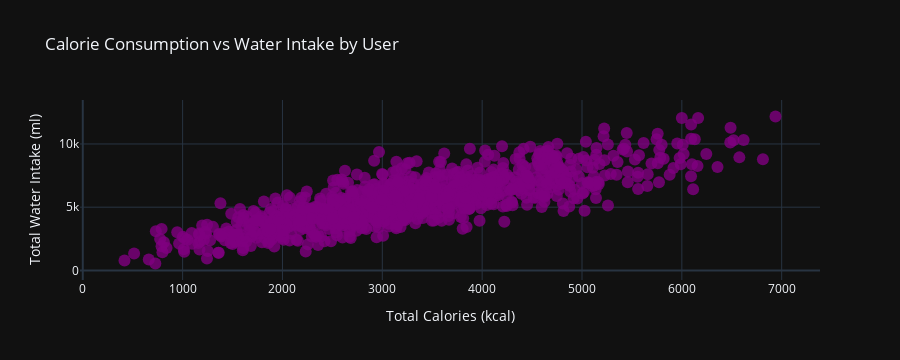

Notebook source saved alongside this figure:
### Markdown cell above
## Calorie and Water Intake by person

### Code cell
import plotly.graph_objects as go

# Group by User_ID and calculate total Calories and Water Intake
user_data = DF.groupby('User_ID')[['Calories (kcal)', 'Water_Intake (ml)']].sum().reset_index()

# Create a scatter plot
fig = go.Figure()

fig.add_trace(
    go.Scatter(
        x=user_data['Calories (kcal)'],
        y=user_data['Water_Intake (ml)'],
        mode='markers',
        marker=dict(size=12, color='purple', opacity=0.8),
        text=user_data['User_ID'],  # Display User_ID on hover
    )
)

fig.update_layout(
    title='Calorie Consumption vs Water Intake by User',
    xaxis_title='Total Calories (kcal)',
    yaxis_title='Total Water Intake (ml)',
    template='plotly_dark',  # Optional: dark styling template
    showlegend=False
)

fig.show()

### Figure 1 — Plotly figure (JSON) as saved in the notebook; plotly's stock layout.template omitted (floating-point values rounded to 4 significant figures; data arrays with more than 128 entries replaced by an {"elided": "..."} marker saying what was removed)
{"data": [{"marker": {"color": "purple", "opacity": 0.8, "size": 12}, "mode": "markers", "text": {"elided": "1000 int values"}, "type": "scatter", "x": {"elided": "1000 int values"}, "y": {"elided": "1000 int values"}}], "layout": {"autosize": true, "dragmode": "zoom", "height": 360, "selections": [], "showlegend": false, "title": {"text": "Calorie Consumption vs Water Intake by User"}, "xaxis": {"autorange": true, "range": [-9.323, 7365.0], "title": {"text": "Total Calories (kcal)"}, "type": "linear"}, "yaxis": {"autorange": true, "range": [-757.8, 13480.0], "title": {"text": "Total Water Intake (ml)"}, "type": "linear"}}}
